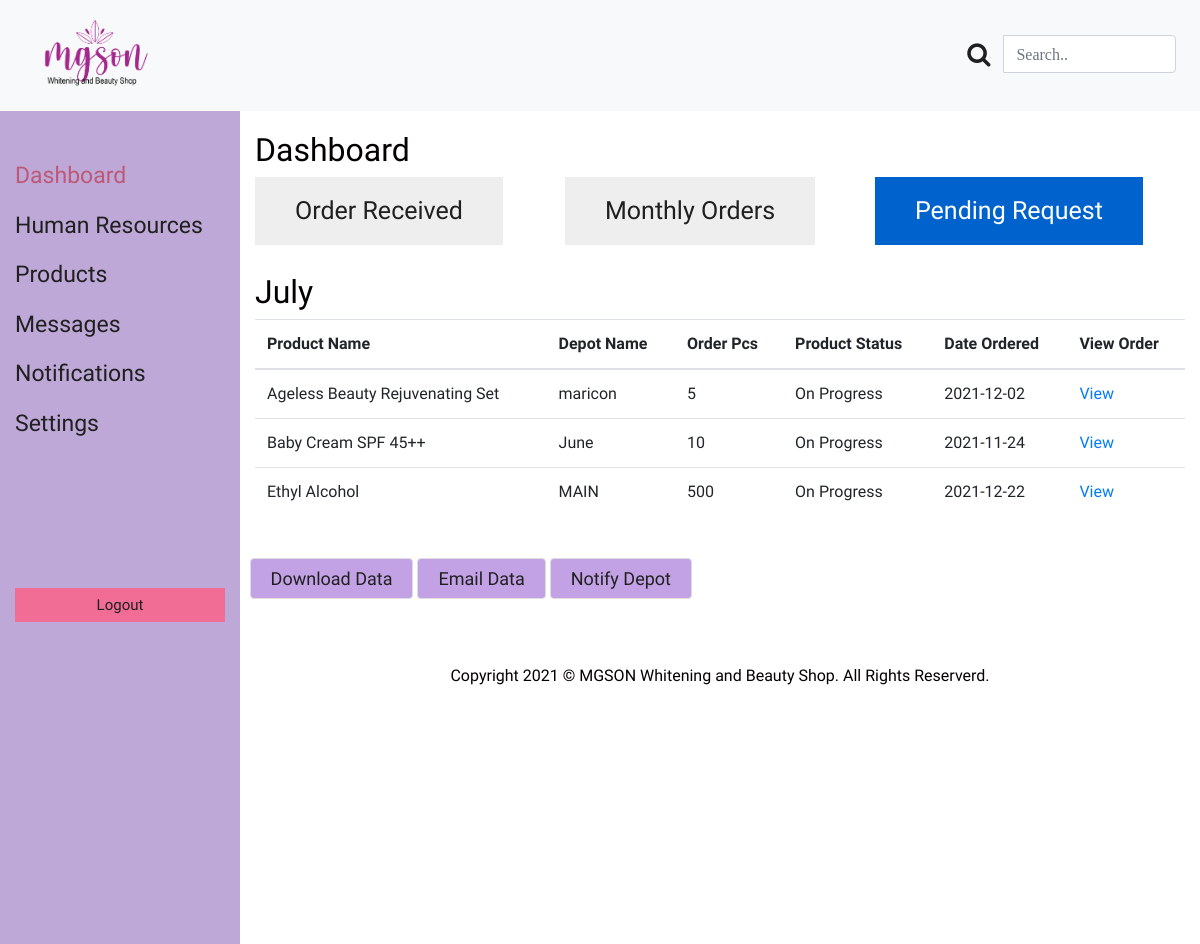
/dashboard/pendingrequest.php, run on the app's committed database.
### tables this page shows
CREATE TABLE `products` (
  `id_product` int(1) NOT NULL,
  `id_users` varchar(50) NOT NULL,
  `id_admin` varchar(200) NOT NULL,
  `product_name` varchar(50) NOT NULL,
  `product_description` varchar(50) NOT NULL,
  `product_cat` varchar(50) NOT NULL,
  `barcode_sku` varchar(50) NOT NULL,
  `product_quantity` int(50) NOT NULL,
  `manufactured_date` date NOT NULL,
  `expiration_date` date NOT NULL,
  `ordered_pcs` int(50) NOT NULL,
  `remainingpcs` int(50) NOT NULL,
  `product_status` varchar(50) NOT NULL,
  `date_delivered` date NOT NULL,
  `date_ordered` date NOT NULL,
  `keywords` text NOT NULL
);

CREATE TABLE `depotusers` (
  `id_users` int(1) NOT NULL,
  `username` varchar(50) NOT NULL,
  `depot_name` varchar(50) NOT NULL,
  `depot_email` varchar(50) NOT NULL,
  `depot_contractnumber` varchar(50) NOT NULL,
  `password_dept` varchar(50) NOT NULL,
  `create_datetimedep` date NOT NULL,
  `renewaldate` date NOT NULL
);

### dashboard/pendingrequest.php (the view, shortened to what this page needs)
<!DOCTYPE html>
<html>
<head>
  <link rel="stylesheet" type="text/css" href="../css/bootstrap.css" />
  <link rel="stylesheet" type="text/css" href="../css/style.css" />
  <link rel="stylesheet" href="https://cdnjs.cloudflare.com/ajax/libs/font-awesome/4.7.0/css/font-awesome.min.css">
  <link href="../style.css" rel="stylesheet" />
</head>
<body>
	<nav class="navbar navbar-expand-lg navbar-light bg-light sticky-top ctmnav">
	  <a class="logolink" href="index.php"><img src="../images/logo.png" class="img-fluid logo" alt="Dashboard"></a>
	  <div>
	    <form class="form-inline my-2 my-lg-0" action="../search.php">
	    	<div class="input-group">
		    	<button class="btn my-2 my-sm-0" type="submit"><i class="fa fa-search ctmfa"></i></button>
		      <input class="form-control mr-sm-2 fa fa-search ctmse" type="text" placeholder="Search.." aria-label="Search" name="search">
		    </div>
	    </form>
	  </div>
	</nav>
	<div id="dashboard-wrapper" class="container">
	  <div class="row">
		<div class="col-sm-4 ctmdiv2">
				<h2 class="admin-ht2" style="border-bottom: none;">
				</h2>
		<ul class="nav-menu-side">
			<li><a href="index.php" class="active-menu">Dashboard</a></li>
			<li><a href="../humanresource/index.php">Human Resources</a></li>
			<li><a href="../products/index.php">Products</a></li>
			<li><a href="../messages/index.php">Messages</a></li>
			<li><a href="../notifications/index.php">Notifications</a></li>
			<li><a href="../settings/index.php">Settings</a></li>
		</ul>
		<p class="logout-btm"><a href="../logout.php">Logout</a></p>
		</div>
		<div class="col-sm-8 product-data">
			<h2>Dashboard</h2>
			<div class="row cols-dashboard-right ctmdb">
  				<div class="col">
  					<h3><a class="btn btn-primary btn-dashboard" href="index.php" role="button">Order Received</a></h3>
  				</div>
  				<div class="col">
  				      <h3> <a class="btn btn-primary btn-dashboard" href="monthlyorder.php" role="button">Monthly Orders</a></h3>
  				</div>
  				<div class="col">
  			       <h3><a class="btn btn-primary btn-dashboard active" href="pendingrequest.php" role="button">Pending Request</a></h3>
  				</div>
			</div>
			<div class="row">
				<div class="col-sm-12 ctmta">
				<h2>
			<?php
			$month = date('m');
			if($month == 12){
				echo "December";
			}if($month == 11){
				echo "November";
			}if($month == 10){
				echo "October";
			}if($month == 9){
				echo "September";
			}if($month == 8){
				echo "August";
			}if($month == 8){
				echo "August";
			}if($month == 7){
				echo "July";
			}if($month == 6){
				echo "June";
			}if($month == 5){
				echo "May";
			}if($month == 4){
				echo "April";
			}if($month == 3){
				echo "March";
			}if($month == 2){
				echo "February";
			}if($month == 1){
				echo "January";
			}
			?></h2>
					<table class='table'>
					<thead>
						<tr>
							<th scope='col'>Product Name</th>
							<th scope='col'>Depot Name</th>
							<th scope='col'>Order Pcs</th>
							<th scope='col'>Product Status</th>
							<th scope='col'>Date Ordered</th>
							<th scope='col'>View Order</th>
							</tr>
						 </thead>
					<tbody>
					<?php
					require('../db.php');
					$onprogress = 'On Progress';
					$sel_query = "SELECT products.id_product, products.product_name, products.date_ordered, products.ordered_pcs,products.product_status, depotusers.id_users, depotusers.depot_name
						FROM products
						INNER JOIN  depotusers ON products.id_product = depotusers.id_users where product_status = '$onprogress' ";
					$result = $con->query($sel_query);
					if ($result->num_rows > 0) {
					  while($row = $result->fetch_assoc()) {
						echo "
								<tr>
								  <td>" . $row["product_name"]. "</td>
								  <td>" . $row["depot_name"]. "</td>
								  <td>" . $row["ordered_pcs"]. "</td>
								  <td>" . $row["product_status"]. "</td>
								  <td>" . $row["date_ordered"]. "</td>
								   <td><a href='edit-productorder.php?id_product=".$row['id_product']."'>View</a></td>
								</tr>";
					  }
					} else {
					  echo "0 results";
					}
					?>
						</tbody>
					</table>
				</div>
				<div class="download-data-tab">
				  <a href="#" class="btn btn-primary"> Download Data</a>
				   <a href="email.php" class="btn btn-primary"> Email Data </a>
				  <a href="#" class="btn btn-primary"> Notify Depot </a>
				</div>
			</div>
			<footer class="page-footer font-small mdb-color lighten-3 pt-4">
			  <div class="footer-copyright text-center py-3">Copyright 2021 © MGSON Whitening and Beauty Shop. All Rights Reserverd.
			  </div>
			</footer>
		</div>
	  </div>
	 </div>
</body>
</html>

### css/style.css (style rules this page uses)
body { font-family: "Poppins", sans-serif; color: #040000; background-color: #ffffff; }
a, a:hover, a:focus { text-decoration: none; }
.btn, .btn:focus { outline: none !important; -webkit-box-shadow: none; box-shadow: none; }
.logolink { width: 85%; }
.logo { width: 160px; padding: 10px; }

### style.css (style rules this page uses)
input { width:90%; margin:10px auto; padding:10px; }
body { background:#fff; font-family: 'Arapey', serif; }
.container { margin:0 auto; max-width:100%; overflow:hidden; font-family: 'Arapey', serif; }
@media (min-width: 576px) { #dashboard-wrapper .col-sm-4, .col-sm-4-2 { width:20%; -ms-flex: 0 0 20%; flex: 0 0 20%; max-width: 20%; } }
@media (min-width: 576px) { #dashboard-wrapper .col-sm-8, .col-sm-8-2 { width:80%; -ms-flex: 0 0 80%; flex: 0 0 80%; max-width: 80%; left: 20%; } }
#dashboard-wrapper { overflow:hidden; }
#dashboard-wrapper .col-sm-4 { background:#bea8d7; height: fit-content; height: 100%; position: fixed; }
#dashboard-wrapper .col-sm-8 { background:#fff; padding-bottom: 20%; }
#dashboard-wrapper .col-sm-8 h2 { padding-top:20px; float: left; }
.admin-ht2 { text-align:center; border-bottom:1px solid #000; padding: 20px 20px; }
.nav-menu-side li { list-style:none; font-size:23px; margin-bottom:15px; }
.nav-menu-side li a { color:#202020; }
ul.nav-menu-side { margin-left:0; padding-left:0; margin-bottom:70%; }
.nav-menu-side li a.active-menu { color:#bd5977; }
.logout-btm { background: #f16d95; margin-left: 0px; margin-right: 0px; text-align: center; padding:5px; }
.logout-btm a { color:#202020; text-align:center; font-size:15px; font-family: 'Arimo', sans-serif; }
a.btn-dashboard { color: #202020; font-family: 'Arapey', serif; background: #eee; text-align: center; font-size: 25px; border: 0 none; border-radius: 0; padding: 15px 40px; }
.cols-dashboard-right { margin-top:30px; float: none; width: 100%; }
.btn-dashboard.active { background:#bea8d7; color:#fff !important; }
.product-data h2 { float:left; }
.download-data-tab a { font-size: 18px; padding: 6px 20px; }
.download-data-tab { float: none; margin-top: 26px; margin-bottom: 25px; width: 98%; margin-left: auto; margin-right:auto; }
.download-data-tab .btn-info, .download-data-tab .btn-danger, .download-data-tab .btn-primary { background:#c2a1e4 !important; border:1px solid #ddd; color:#202020; }
.btn-primary:hover, .btn, .btn:focus { color:#202020 !important; }
.ctmfa { font-size: 25px; }
.ctmse { margin-top: 0px; }
@media only screen and (min-width: 590px) { .row { display: block; } }
@media only screen and (min-width: 680px) { .row { display: block; } }
@media only screen and (min-width: 790px) { .row { display: flex; } }

### data on the page
products: product_name "Ageless Beauty Rejuvenating Set", depotusers.depot_name "maricon", ordered_pcs "5", product_status "On Progress", date_ordered "2021-12-02"
products: product_name "Baby Cream SPF 45++", depotusers.depot_name "June", ordered_pcs "10", product_status "On Progress", date_ordered "2021-11-24"
products: product_name "Ethyl Alcohol", depotusers.depot_name "MAIN", ordered_pcs "500", product_status "On Progress", date_ordered "2021-12-22"
